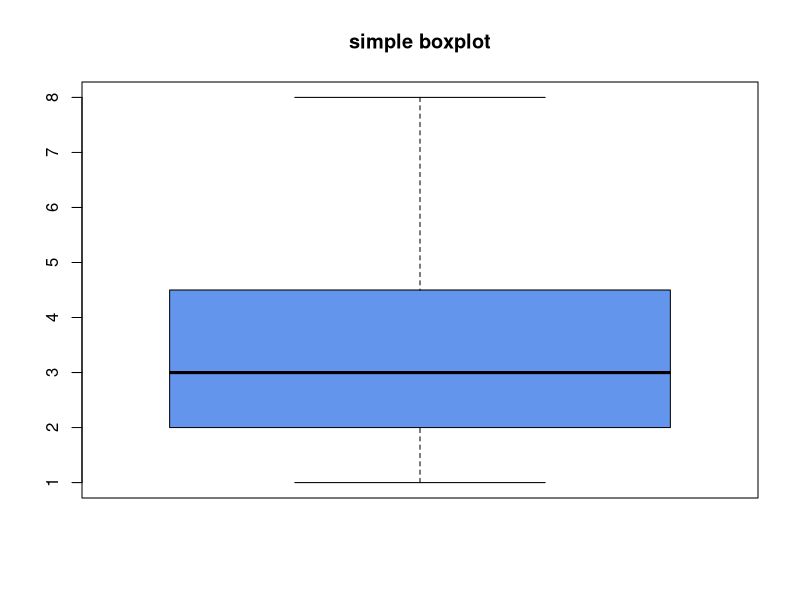

Reproduce this figure in R.
vec<- c(3,2,5,6,4,8,1,2,3,2,4)
summary(vec)
boxplot(vec, main= "simple boxplot", col = "cornflowerblue",varwidth = TRUE)